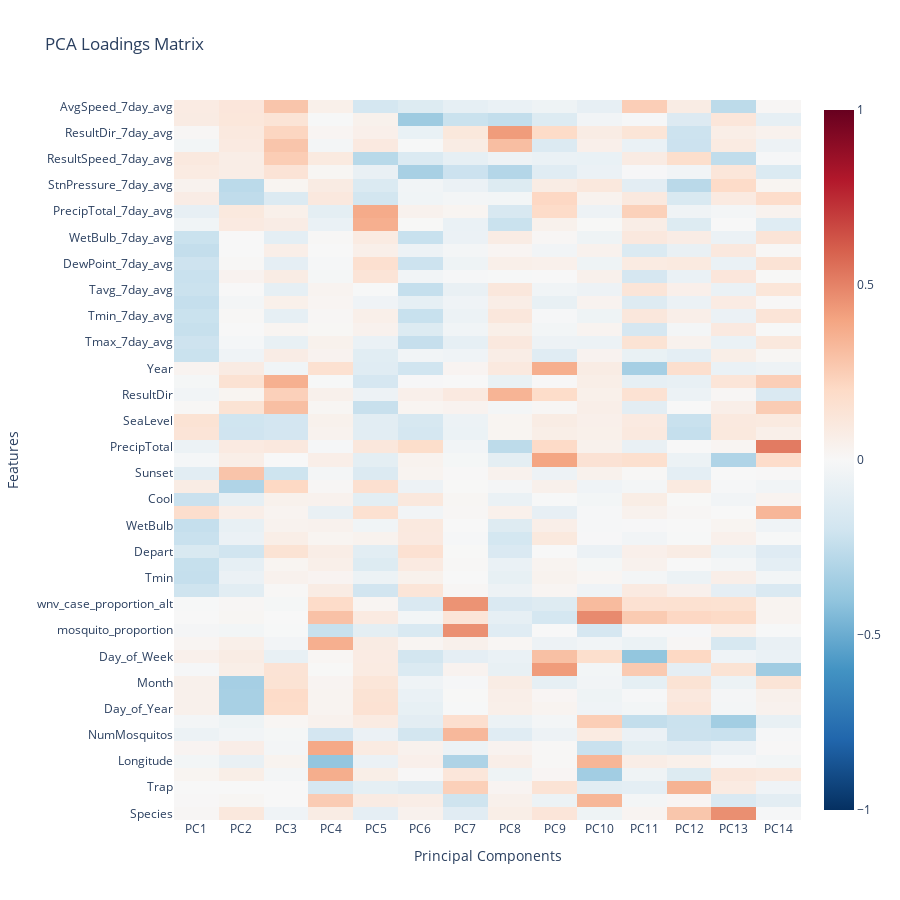

This figure's notebook cell:
### Code cell
import pandas as pd
import numpy as np
from sklearn.decomposition import PCA
from sklearn.preprocessing import StandardScaler
import matplotlib.pyplot as plt
import seaborn as sns

# Ensure features are correctly defined
# features = ['NumMosquitos', 'Tmax', 'Tmin', 'DewPoint', 'PrecipTotal']
# features = [f'{feat}' for feat in train_weather]
features = numeric_df.columns.tolist()
features
x = train_weather[features].values
x = StandardScaler().fit_transform(x)

# PCA calculation
pca = PCA(n_components=2)
principalComponents = pca.fit_transform(x)
print("Explained variance ratio:", pca.explained_variance_ratio_)

# Creating a DataFrame with PCA results
principalDf = pd.DataFrame(data = principalComponents, columns = ['principal component 1', 'principal component 2'])

# Full PCA for variance explanation
pca_full = PCA()
pca_full.fit(x)

variance_threshold = 0.8
cumulative_variance = np.cumsum(pca_full.explained_variance_ratio_)
num_components = np.where(cumulative_variance >= variance_threshold)[0][0] + 1
print(f"Number of PCA components to retain: {num_components}")

# plt.figure(figsize=(15, 5))

plt.figure(figsize=(5, 5))
plt.plot(np.arange(1, len(pca_full.explained_variance_ratio_) + 1), np.cumsum(pca_full.explained_variance_ratio_))
plt.scatter(np.arange(1, len(pca_full.explained_variance_ratio_) + 1), np.cumsum(pca_full.explained_variance_ratio_), marker='.')
plt.xlabel('Number of Components')
plt.ylabel('Cumulative Explained Variance')
plt.title('Cumulative Explained Variance by PCA Components')
plt.axhline(y=0.8, color='r', linestyle='--')
plt.axvline(x=np.where(np.cumsum(pca_full.explained_variance_ratio_) >= 0.8)[0][0] + 1, color='r', linestyle='--')
plt.grid(True)
plt.show()

# PCA loadings
loadings = pca_full.components_.T
loading_matrix = pd.DataFrame(loadings, columns=[f'PC{i+1}' for i in range(loadings.shape[1])], index=features)

# plt.subplot(1,2,2)
# # Heatmap of loadings
# sns.heatmap(loading_matrix.iloc[:, 0:14], annot=False, cmap='coolwarm', center=0)
# plt.title('PCA Loadings')
# plt.xlabel('Principal Components')
# plt.ylabel('Features')

# plt.subplots_adjust(wspace=0.6)  # Adjust the width space between subplots

# plt.show()

# Create hover text that includes information about the loadings
hovertext = [
    [
        f'Feature: {loading_matrix.index[i]}<br>PC: {loading_matrix.columns[j]}<br>Loading: {loading_matrix.iloc[i, j]:.3f}'
        for j in range(len(loading_matrix.iloc[:, 0:14].columns))
    ] for i in range(len(loading_matrix.iloc[:, 0:14].index))
]

# Create a heatmap with custom hoverinfo using Plotly Graph Objects
fig = go.Figure(data=go.Heatmap(
    z=loading_matrix.iloc[:, 0:14].values,
    x=loading_matrix.iloc[:, 0:14].columns,
    y=loading_matrix.iloc[:, 0:14].index,
    colorscale='RdBu_r',
    zmin=-1,
    zmax=1,
    hoverinfo="text",
    text=hovertext
))

fig.update_layout(
    autosize=False,  # Allows you to specify width and height
    width=900,
    height=900,
    title='PCA Loadings Matrix',
    xaxis_title='Principal Components',
    yaxis_title='Features'
)

fig.show()


# # Scree plot for explained variance
# plt.figure(figsize=(10, 6))
# plt.plot(np.arange(1, len(pca_full.explained_variance_ratio_) + 1), np.cumsum(pca_full.explained_variance_ratio_))
# plt.xlabel('Number of Components')
# plt.ylabel('Cumulative Explained Variance')
# plt.title('Scree Plot')
# plt.grid(True)
# plt.show()

### Figure 1 — Plotly figure (JSON) as saved in the notebook; plotly's stock layout.template omitted (floating-point values rounded to 4 significant figures; data arrays with more than 128 entries replaced by an {"elided": "..."} marker saying what was removed)
{"data": [{"colorscale": [[0, "rgb(5,48,97)"], [0.1, "rgb(33,102,172)"], [0.2, "rgb(67,147,195)"], [0.3, "rgb(146,197,222)"], [0.4, "rgb(209,229,240)"], [0.5, "rgb(247,247,247)"], [0.6, "rgb(253,219,199)"], [0.7, "rgb(244,165,130)"], [0.8, "rgb(214,96,77)"], [0.9, "rgb(178,24,43)"], [1, "rgb(103,0,31)"]], "hoverinfo": "text", "text": {"elided": "55x14 str values"}, "type": "heatmap", "x": ["PC1", "PC2", "PC3", "PC4", "PC5", "PC6", "PC7", "PC8", "PC9", "PC10", "PC11", "PC12", "PC13", "PC14"], "y": ["Species", "Block", "Trap", "Latitude", "Longitude", "AddressAccuracy", "NumMosquitos", "WnvPresent", "Day_of_Year", "Week_of_Year", "Month", "Day_of_Month", "Day_of_Week", "Location_Cluster", "mosquito_proportion", "wnv_case_proportion", "wnv_case_proportion_alt", "Tmax", "Tmin", "Tavg", "Depart", "DewPoint", "WetBulb", "Heat", "Cool", "Sunrise", "Sunset", "SnowFall", "PrecipTotal", "StnPressure", "SeaLevel", "ResultSpeed", "ResultDir", "AvgSpeed", "Year", "Tmax_lag1", "Tmax_7day_avg", "Tmin_lag1", "Tmin_7day_avg", "Tavg_lag1", "Tavg_7day_avg", "DewPoint_lag1", "DewPoint_7day_avg", "WetBulb_lag1", "WetBulb_7day_avg", "PrecipTotal_lag1", "PrecipTotal_7day_avg", "StnPressure_lag1", "StnPressure_7day_avg", "ResultSpeed_lag1", "ResultSpeed_7day_avg", "ResultDir_lag1", "ResultDir_7day_avg", "AvgSpeed_lag1", "AvgSpeed_7day_avg"], "z": {"elided": "55x14 float values"}, "zmax": 1, "zmin": -1}], "layout": {"autosize": false, "height": 900, "title": {"text": "PCA Loadings Matrix"}, "width": 900, "xaxis": {"title": {"text": "Principal Components"}}, "yaxis": {"title": {"text": "Features"}}}}
